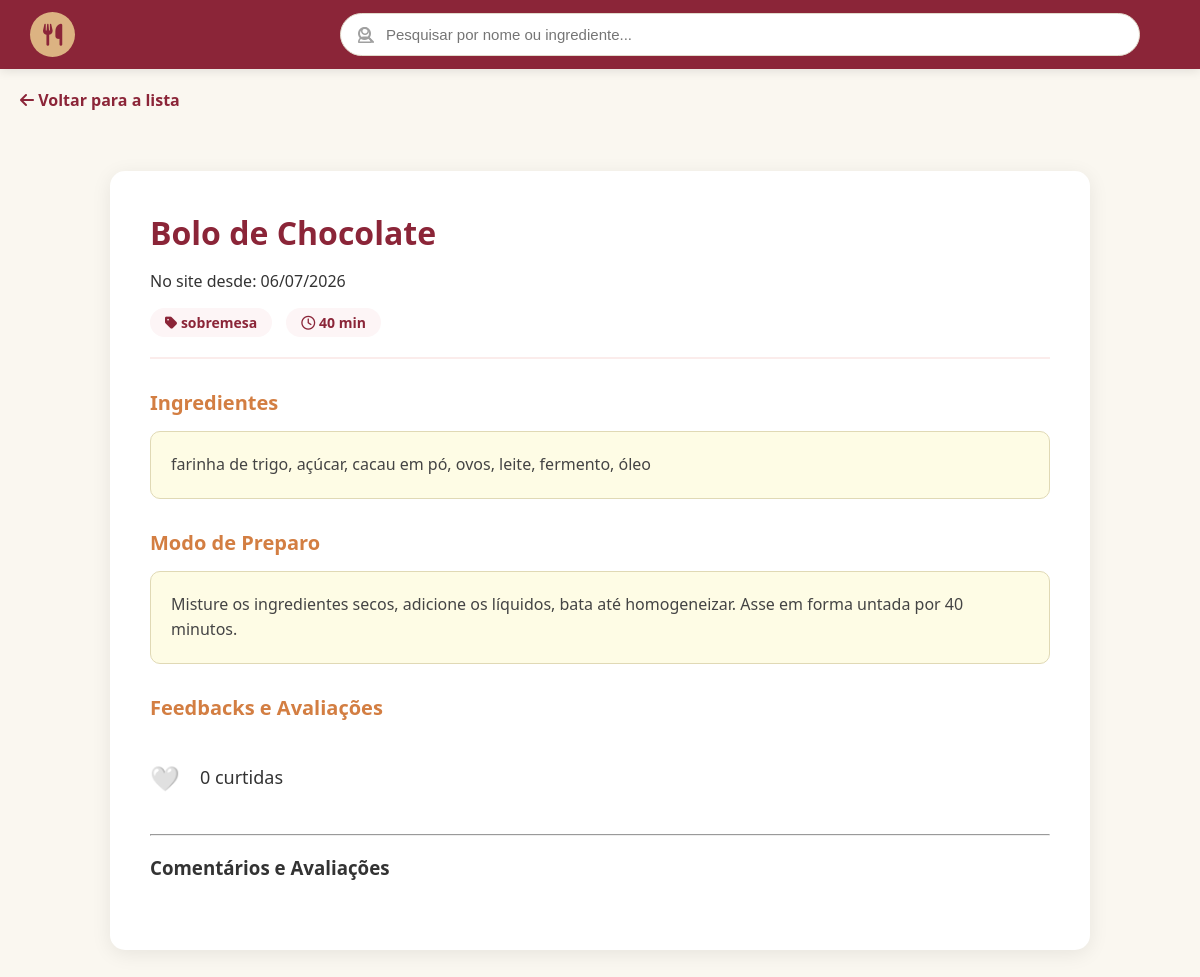
/views/recipes/recipe_view.php?id=1, run on the app's committed database.
### tables this page shows
CREATE TABLE recipes (
    id INT AUTO_INCREMENT PRIMARY KEY,
    name VARCHAR(150) NOT NULL,
    ingredients TEXT NOT NULL,
    description TEXT,
    preparation_time INT,
    category VARCHAR(50),
    price DECIMAL(10, 2) DEFAULT 0.00,
    is_public BOOLEAN DEFAULT TRUE,
    
    user_id INT NULL,
    chef_id INT NULL,
    restaurant_id INT NULL,

    created_at TIMESTAMP DEFAULT CURRENT_TIMESTAMP,
    updated_at TIMESTAMP DEFAULT CURRENT_TIMESTAMP ON UPDATE CURRENT_TIMESTAMP,
    deleted_at DATETIME,

    CONSTRAINT fk_recipe_user FOREIGN KEY (user_id) REFERENCES users(id) ON DELETE CASCADE,
    CONSTRAINT fk_recipe_chef FOREIGN KEY (chef_id) REFERENCES chef(id) ON DELETE CASCADE,
    CONSTRAINT fk_recipe_restaurant FOREIGN KEY (restaurant_id) REFERENCES restaurants(id) ON DELETE CASCADE
);

### config/database.php (called while the page is built, shortened)
<?php
class database {
    private static $conexao = null;
    public static function getConexao() {
        if (self::$conexao === null) {
            try {
                $dsn = "mysql:host=" . DB_HOST . ";dbname=" . DB_NAME . ";charset=utf8mb4";
                self::$conexao = new PDO($dsn, DB_USER, DB_PASS, [
                    PDO::ATTR_ERRMODE => PDO::ERRMODE_EXCEPTION,
                    PDO::ATTR_DEFAULT_FETCH_MODE => PDO::FETCH_ASSOC,
                    PDO::ATTR_EMULATE_PREPARES => false,
                ]);
            } catch (PDOException $e) {
                die("Erro de conexão: " . $e->getMessage());
            }
        }
        return self::$conexao;
    }
}

### models/dao/recipeDAO.php (called while the page is built, shortened)
<?php
require_once dirname(__DIR__, 2) . '/config/database.php';
require_once dirname(__DIR__) . '/model/recipe.php';
class recipeDAO {
    private $conn;
    public function __construct() {
        $this->conn = database::getConexao();
    }
    public function read($id) {
        $sql = "SELECT r.*,
                COALESCE(u.name, c.name, res.name) as owner_name
                FROM recipes r
                LEFT JOIN users u ON r.user_id = u.id
                LEFT JOIN chef c ON r.chef_id = c.id
                LEFT JOIN restaurants res ON r.restaurant_id = res.id
                WHERE r.id = ?";
        $stmt = $this->conn->prepare($sql);
        $stmt->execute([$id]);
        $dados = $stmt->fetch(PDO::FETCH_ASSOC);
        $r = new Recipe(
            $dados['name'], $dados['ingredients'], $dados['description'],
            $dados['preparation_time'], $dados['category'], $dados['price'],
            $dados['is_public'], $dados['user_id'], $dados['chef_id'],
            $dados['restaurant_id'], $dados['id'], $dados['created_at']
        );
        $r->setOwnerName($dados['owner_name']);
        return $r;
    }
    public function getLikeCount($recipeId) {
        $sql = "SELECT COUNT(*) as total FROM recipe_likes WHERE recipe_id = ?";
        $stmt = $this->conn->prepare($sql);
        $stmt->execute([$recipeId]);
        return $stmt->fetch(PDO::FETCH_ASSOC)['total'];
    }
}

### models/model/recipe.php (called while the page is built, shortened)
<?php
class Recipe {
    private $id;
    private $name;
    private $ingredients;
    private $description;
    private $preparation_time;
    private $category;
    private $restaurant_id;
    private $created_at;
    public function __construct($name, $ingredients, $description = null, $preparation_time = null, $category = null, $price = 0.00, $is_public = 1, $user_id = null, $chef_id = null, $restaurant_id = null, $id = null, $created_at = null) {
        $this->created_at = $created_at;
    }
    public function getId() { return $this->id; }
    public function getName() { return $this->name; }
    public function getIngredients() { return $this->ingredients; }
    public function getDescription() { return $this->description; }
    public function getPreparationTime() { return $this->preparation_time; }
    public function getCategory() { return $this->category; }
    public function getRestaurantId() { return $this->restaurant_id; }
    public function getCreatedAt() { return $this->created_at; }
    public function setId($id) { $this->id = $id; }
    public function setName($n) { $this->name = trim($n); }
    public function setIngredients($i) { $this->ingredients = trim($i); }
    public function setDescription($d) { $this->description = trim($d); }
    public function setPreparationTime($pt) { $this->preparation_time = $pt; }
    public function setCategory($c) { $this->category = trim($c); }
    public function setRestaurantId($rid) { $this->restaurant_id = $rid; }
}

### views/recipes/recipe_view.php (the view, shortened to what this page needs)
<?php
require_once dirname(__DIR__, 2) . '/base.php';
require_once dirname(__DIR__, 2) . '/models/model/recipe.php';
require_once dirname(__DIR__, 2) . '/models/dao/recipeDAO.php';
$dao = new recipeDAO();
$r = null;
if (isset($_GET['id'])) { $r = $dao->read($_GET['id']); }
$userIdLogado = $_SESSION['user_id'] ?? null;
$curtiu = ($userIdLogado) ? $dao->userLiked($r->getId(), $userIdLogado) : false;
$totalLikes = $dao->getLikeCount($r->getId());
$isRestaurant = !empty($r->getRestaurantId());
?>
<div class="container">
    <a href="recipe_list.php" class="btn-back"><i class="fa-solid fa-arrow-left"></i> Voltar para a lista</a>
    <div class="view-card">
        <div class="view-header">
            <h1><?= htmlspecialchars($r->getName()) ?></h1>
            <p>No site desde: <?= date('d/m/Y', strtotime($r->getCreatedAt())) ?></p>
            <div style="margin-top: 10px;">
                <span class="badge-info"><i class="fa-solid fa-tag"></i> <?= htmlspecialchars($r->getCategory()) ?></span>
                <span class="badge-info"><i class="fa-regular fa-clock"></i> <?= htmlspecialchars($r->getPreparationTime()) ?> min</span>
            </div>
        </div>
        <div class="section-title">Ingredientes</div>
        <div class="content-box"><?= nl2br(htmlspecialchars($r->getIngredients())) ?></div>
        <?php if ($isRestaurant): ?>
            <div style="text-align: right; margin-bottom: 20px;">
                <h2 style="color: #e57300; font-size: 30px;">Valor: R$ <?= number_format($r->getPrice(), 2, ',', '.') ?></h2>
            </div>
            <div class="content-box" style="background: #fdf5f6; border-color: #8b2538;">
                <i class="fa-solid fa-circle-info"></i> <strong>Aviso:</strong> O modo de preparo desta receita é exclusivo deste estabelecimento.
            </div>
        <?php else: ?>
            <div class="section-title">Modo de Preparo</div>
            <div class="content-box"><?= nl2br(htmlspecialchars($r->getDescription())) ?></div>
        <?php endif; ?>
        <div class="section-title">Feedbacks e Avaliações</div>
        <div class="interaction-bar" style="display: flex; align-items: center; gap: 20px; margin: 20px 0;">
        <div class="interaction-bar" style="display: flex; align-items: center; gap: 20px; margin: 20px 0;">
            <?php if($userIdLogado): ?>
                <a href="recipe_like_action.php?id=<?= $r->getId() ?>" style="text-decoration: none; font-size: 24px;">
                    <?= $curtiu ? '❤️' : '🤍' ?>
                </a>
            <?php else: ?>
                <a href="../users/login.php" style="text-decoration: none; font-size: 24px;" title="Faça login para curtir">
                    🤍
                </a>
            <?php endif; ?>
            <span style="font-size: 18px; color: #333;"><?= $totalLikes ?> curtidas</span>
        </div>
    </div>
    <hr>
    <div class="reviews-section">
        <h3>Comentários e Avaliações</h3>
    </div>
    </div>
</div>
</body>
</html>

### base.php (style rules this page uses)
body { font-family: 'Segoe UI', Tahoma, Geneva, Verdana, sans-serif; margin: 0; padding: 0; background-color: #FAF7F0; }
.container { max-width: 1200px; margin: 0 auto; padding: 20px; }
:root { --bg-principal: #FAF7F0; --bg-navbar: #8b2538; --bg-sidebar: #ffffff; --texto-principal: #333333; --borda-item: #eee; --sombra: rgba(0,0,0,0.15); --bg-toggle-capsula: #FAF7F0; --cor-toggle-elementos: #8b2538; }
body { background-color: var(--bg-principal) !important; color: var(--texto-principal) !important; transition: background-color 0.3s, color 0.3s; }

### views/recipes/recipe_view.php (style rules this page uses)
.view-card { background: white; padding: 40px; border-radius: 15px; box-shadow: 0 4px 20px rgba(0,0,0,0.08); max-width: 900px; margin: 40px auto; }
.view-header { border-bottom: 2px solid #fbeceb; padding-bottom: 20px; margin-bottom: 30px; }
.view-header h1 { color: #8b2538; margin: 0; font-size: 32px; }
.badge-info { display: inline-block; background: #fdf5f6; color: #8b2538; padding: 5px 15px; border-radius: 20px; font-weight: 600; margin-right: 10px; font-size: 14px; }
.section-title { color: #d37e42; font-size: 20px; font-weight: bold; margin-bottom: 15px; display: flex; align-items: center; gap: 10px; }
.content-box { background: #fefce5; padding: 20px; border-radius: 10px; border: 1px solid #e0d9b5; line-height: 1.6; color: #444; margin-bottom: 30px; }
.btn-back { display: inline-block; margin-bottom: 20px; text-decoration: none; color: #8b2538; font-weight: bold; }

### data on the page
recipes: name "Bolo de Chocolate", created_at "06/07/2026", category "sobremesa", preparation_time "40", ingredients "farinha de trigo, açúcar, cacau em pó, ovos, leite, fermento, óleo", description "Misture os ingredientes secos, adicione os líquidos, bata até homogeneizar. Asse em forma untada por 40 minutos."

### other printed values
$totalLikes "0"
